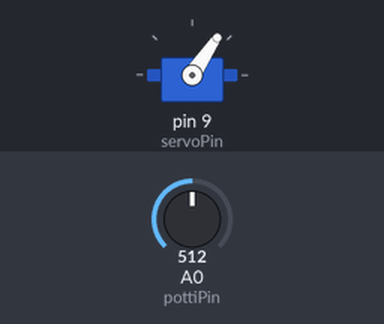
Simulated run of this sketch. Board: Arduino Uno, built with avr-gcc and run on an emulated ATmega328P. On the bench: servo. The inputs (shaded band) are chosen by the test bench; at power-on: A0 (pottiPin) = 512.

Above: at 1.2 s.
1.3 s: A0 (pottiPin) set to 716
At 2.1 s:
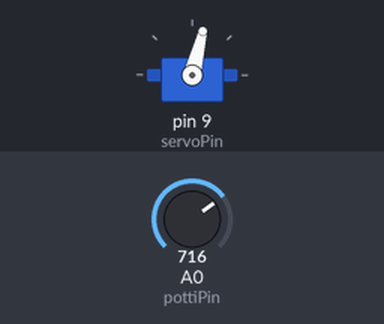
2.9 s: A0 (pottiPin) set to 900
At 3.4 s:
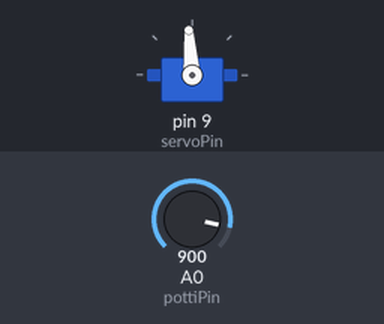
4.5 s: A0 (pottiPin) set to 1023
At 5.8 s:
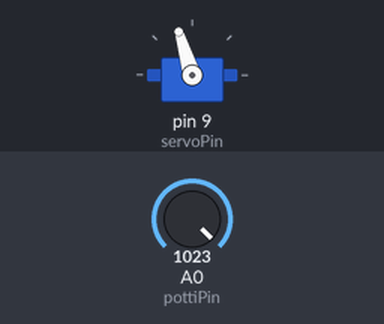
6.1 s: A0 (pottiPin) set to 306
At 7.1 s:
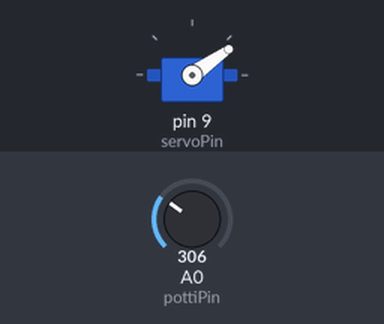
7.7 s: A0 (pottiPin) set to 122
At 8.4 s:
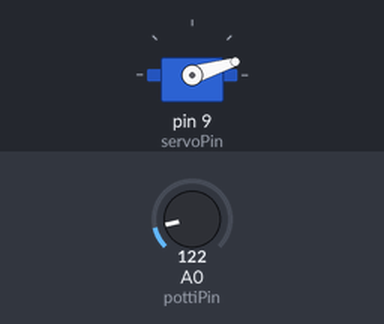
Timing chart, 0 to 10.3 s (numbered marks = the images above; inputs shaded):
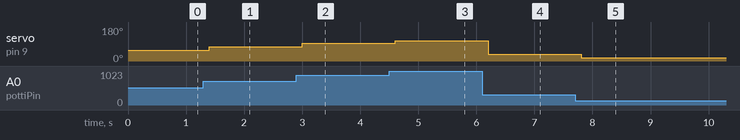

Measured:
- after the input at 1.3 s, servo on pin 9 (servoPin): 56° → 76° after 0.10 s
- after the input at 2.9 s, servo on pin 9 (servoPin): 76° → 94° after 0.10 s
- after the input at 4.5 s, servo on pin 9 (servoPin): 94° → 107° after 0.11 s
- after the input at 6.1 s, servo on pin 9 (servoPin): 107° → 35° after 0.11 s
- after the input at 7.7 s, servo on pin 9 (servoPin): 35° → 17° after 0.11 s

The sketch:

schaumpistole.ino
```cpp
#include <Servo.h>

Servo myservo;

//const int buttonPin = 5;     // the number of the pushbutton pin
const int servoPin =  9;      // the number of the servo pin
const int pottiPin = A0;

// set debug to true if you want to monitor the angle on the serial output, set debug to false otherwise
const boolean debug = false;

const int ServoOpen = 5;
const int ServoClosed = 107;

// variables will change:
int pottiState = 0;
int angle= ServoClosed;

void setup()
{

  myservo.attach(servoPin);
  pinMode(pottiPin, INPUT);

  myservo.write(ServoOpen);

  if (debug){
    Serial.begin(9600);
    while (!Serial) {
      ;
    }
  }
}
void loop()
{
  pottiState= analogRead(pottiPin);
  angle = map(pottiState, 0, 1023, ServoOpen, ServoClosed);
  myservo.write(angle);
  if (debug){
    Serial.println(angle);
  }
  delay(200);
}
```
